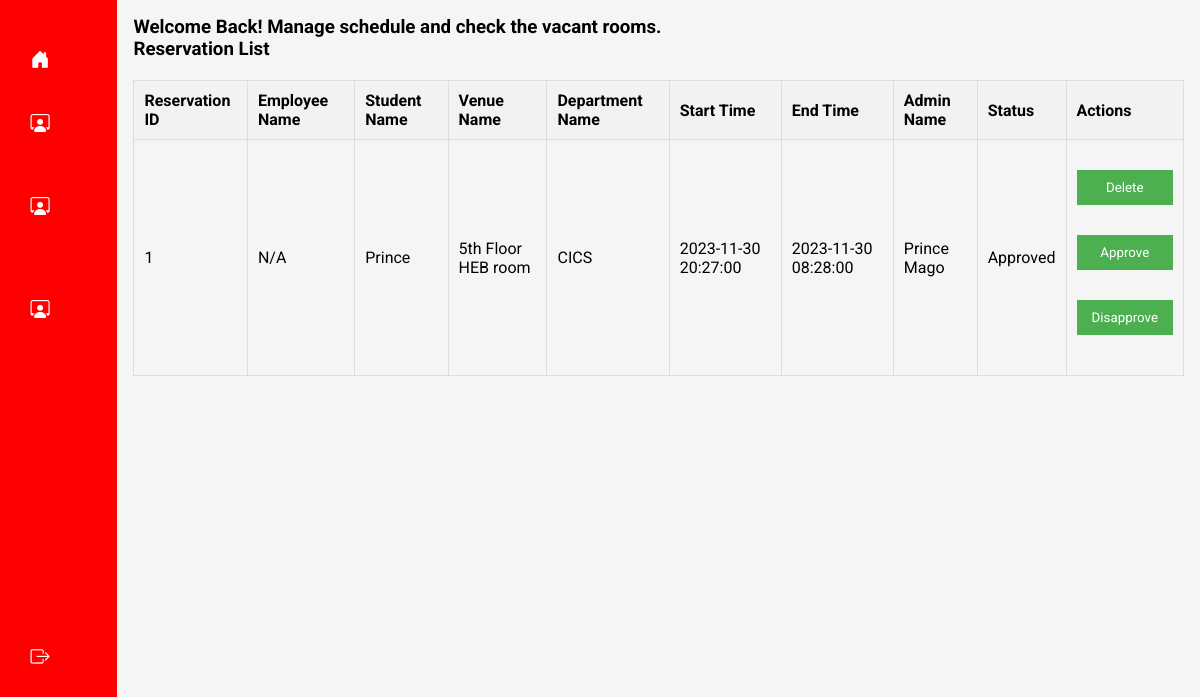
The page / on the database its author committed.
### tables this page shows
CREATE TABLE `reservations` (
  `reservation_id` int(11) NOT NULL,
  `empid` int(11) DEFAULT NULL,
  `studid` int(11) DEFAULT NULL,
  `venue_id` int(11) DEFAULT NULL,
  `department_id` int(11) DEFAULT NULL,
  `start_time` datetime DEFAULT NULL,
  `end_time` datetime DEFAULT NULL,
  `status` varchar(50) DEFAULT NULL,
  `adminid` int(11) DEFAULT NULL
);

CREATE TABLE `tbstudinfo` (
  `studid` int(11) NOT NULL,
  `lastname` varchar(25) NOT NULL,
  `firstname` varchar(25) NOT NULL,
  `course` varchar(20) NOT NULL
);

CREATE TABLE `venues` (
  `venue_id` int(11) NOT NULL,
  `venue_name` varchar(255) NOT NULL
);

CREATE TABLE `departments` (
  `department_id` int(11) NOT NULL,
  `department_name` varchar(255) NOT NULL
);

### index.php (the view, shortened to what this page needs)
<?php
$servername = "localhost";
$username = "root";
$password = "";
$dbname = "db_nt3101";
$conn = new mysqli($servername, $username, $password, $dbname);
$select_query = "SELECT r.*, e.firstname as emp_name, s.firstname as stud_name, a.full_name as admin_name,
                 v.venue_name, d.department_name
                 FROM reservations r
                 LEFT JOIN tbempinfo e ON r.empid = e.empid
                 LEFT JOIN tbstudinfo s ON r.studid = s.studid
                 LEFT JOIN tb_admin a ON r.adminid = a.adminid
                 LEFT JOIN venues v ON r.venue_id = v.venue_id
                 LEFT JOIN departments d ON r.department_id = d.department_id";
$result = $conn->query($select_query);
?>
<!DOCTYPE html>
<html lang="en">
<head>
    <link rel="stylesheet" href="https://cdn.jsdelivr.net/npm/bootstrap-icons@1.11.1/font/bootstrap-icons.css">
    <link rel="stylesheet" href="style1.css">
</head>
<body>
    <div class="container">
        <ul class="navigation">
            <li>
                <a href="index.php">
                    <i class="bi bi-house-door-fill"></i>
                </a>
            </li>
            <li>
                <a href="#" onclick="toggleContent()">
                    <i class="bi bi-person-workspace"></i>
                </a>
            </li>
            <li>
                <a href="process_teacher_info.php" onclick="toggleContent()">
                    <i class="bi bi-person-workspace"></i>
                </a>
            </li>
            <li>
                <a href="studentregistration_form.php" onclick="toggleContent()">
                    <i class="bi bi-person-workspace"></i>
                </a>
            </li>
            <li class="logout">
                <a href="login.php">
                    <i class="bi bi-box-arrow-right"></i>
                </a>
            </li>
        </ul>
    </div>
    <div class="main-content">
        <div class="cardcontainer">
            <h3>Welcome Back! Manage schedule and check the vacant rooms.</h3>
            <h3>Reservation List</h3>
            <table border="1">
                <tr>
                    <th>Reservation ID</th>
                    <th>Employee Name</th>
                    <th>Student Name</th>
                    <th>Venue Name</th>
                    <th>Department Name</th>
                    <th>Start Time</th>
                    <th>End Time</th>
                    <th>Admin Name</th>
                    <th>Status</th>
                    <th>Actions</th>
                </tr>
                <?php
                while ($row = $result->fetch_assoc()) {
                    echo "<tr>";
                    echo "<td>" . $row["reservation_id"] . "</td>";
                    echo "<td>" . ($row["emp_name"] ? $row["emp_name"] : "N/A") . "</td>";
                    echo "<td>" . ($row["stud_name"] ? $row["stud_name"] : "N/A") . "</td>";
                    echo "<td>" . $row["venue_name"] . "</td>";
                    echo "<td>" . $row["department_name"] . "</td>";
                    echo "<td>" . $row["start_time"] . "</td>";
                    echo "<td>" . $row["end_time"] . "</td>";
                    echo "<td>" . ($row["admin_name"] ? $row["admin_name"] : "N/A") . "</td>";
                    echo "<td>" . $row["status"] . "</td>";
                    echo "<td>";
                    echo "<form action='index.php' method='post'>";
                    echo "<input type='submit' value='Delete' onclick='return confirm(\"Are you sure?\")'>";
                    echo "</form>";
                    echo "<form action='' method='post'>";
                    echo "<input type='submit' value='Approve'>";
                    echo "</form>";
                    echo "<form action='' method='post'>";
                    echo "<input type='submit' value='Disapprove'>";
                    echo "</form>";
                    echo "</td>";
                    echo "</tr>";
                }
                ?>
            </table>
        </div>
    </div>
</body>
</html>

### style1.css (style rules this page uses)
* { font-family: 'Roboto', sans-serif; margin: 0; padding: 0; border: none; outline: none; box-sizing: border-box; }
body { display: flex; }
.container { position: sticky; top: 0; left: 0px; bottom: 0; width: 125px; height: 100vh; padding: 25px 0.9rem; color: white; overflow: hidden; transition: all 0.5s linear; background: red; padding-right: 35px; }
.navigation { height: 88%; position: relative; list-style: none; padding: 0; }
.navigation li { padding: 1rem; margin: 8px 0; border-radius: 8px; transition: all 0.5s ease-in-out; }
.navigation a { color: white; font-size: 14px; text-decoration: none; display: flex; align-items: center; gap: 1.5rem; }
.navigation a i { font-size: 1.2rem; }
.logout { position: absolute; bottom:0; left:0; width: 100%; }
.main-content { position: relative; background: whitesmoke; width: 100%; padding: 1rem; }
table { width: 100%; border-collapse: collapse; margin-top: 20px; }
table, th, td { border: 1px solid #ddd; }
th, td { padding: 10px; text-align: left; }
th { background-color: #f2f2f2; }
form { max-width: 500px; margin: 20px 0; }
select, input { width: 100%; padding: 8px; margin-bottom: 10px; box-sizing: border-box; }
input[type="submit"] { background-color: #4CAF50; color: white; border: none; padding: 10px 15px; cursor: pointer; }

### rows shown on the page
reservations: reservation_id "1", studid.firstname "Prince", venue.venue_name "5th Floor HEB room", department.department_name "CICS", start_time "2023-11-30 20:27:00", end_time "2023-11-30 08:28:00", adminid.full_name "Prince Mago", status "Approved"
